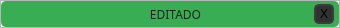
<?xml version="1.0" encoding="UTF-8"?>
<ui version="4.0">
 <class>MainWindow</class>
 <widget class="QMainWindow" name="MainWindow">
  <property name="geometry">
   <rect>
    <x>0</x>
    <y>0</y>
    <width>340</width>
    <height>28</height>
   </rect>
  </property>
  <property name="sizePolicy">
   <sizepolicy hsizetype="Preferred" vsizetype="Preferred">
    <horstretch>0</horstretch>
    <verstretch>0</verstretch>
   </sizepolicy>
  </property>
  <property name="minimumSize">
   <size>
    <width>340</width>
    <height>28</height>
   </size>
  </property>
  <property name="maximumSize">
   <size>
    <width>340</width>
    <height>28</height>
   </size>
  </property>
  <property name="windowTitle">
   <string>MainWindow</string>
  </property>
  <widget class="QWidget" name="centralwidget">
   <layout class="QHBoxLayout" name="horizontalLayout">
    <property name="spacing">
     <number>0</number>
    </property>
    <property name="leftMargin">
     <number>0</number>
    </property>
    <property name="topMargin">
     <number>0</number>
    </property>
    <property name="rightMargin">
     <number>0</number>
    </property>
    <property name="bottomMargin">
     <number>0</number>
    </property>
    <item>
     <widget class="QFrame" name="frame">
      <property name="frameShape">
       <enum>QFrame::StyledPanel</enum>
      </property>
      <property name="frameShadow">
       <enum>QFrame::Raised</enum>
      </property>
      <layout class="QHBoxLayout" name="horizontalLayout_2">
       <property name="spacing">
        <number>0</number>
       </property>
       <property name="leftMargin">
        <number>0</number>
       </property>
       <property name="topMargin">
        <number>0</number>
       </property>
       <property name="rightMargin">
        <number>0</number>
       </property>
       <property name="bottomMargin">
        <number>0</number>
       </property>
       <item>
        <widget class="QFrame" name="frame_popup">
         <property name="maximumSize">
          <size>
           <width>450</width>
           <height>16777215</height>
          </size>
         </property>
         <property name="styleSheet">
          <string notr="true">background-color: rgb(57, 173, 84);
border-radius:5px;</string>
         </property>
         <property name="frameShape">
          <enum>QFrame::StyledPanel</enum>
         </property>
         <property name="frameShadow">
          <enum>QFrame::Raised</enum>
         </property>
         <layout class="QHBoxLayout" name="horizontalLayout_5">
          <property name="spacing">
           <number>0</number>
          </property>
          <property name="leftMargin">
           <number>36</number>
          </property>
          <property name="topMargin">
           <number>0</number>
          </property>
          <property name="rightMargin">
           <number>5</number>
          </property>
          <property name="bottomMargin">
           <number>0</number>
          </property>
          <item>
           <widget class="QLabel" name="label_popup_2">
            <property name="font">
             <font>
              <family>Quicksand</family>
             </font>
            </property>
            <property name="styleSheet">
             <string notr="true">color: rgb(35, 35, 35);</string>
            </property>
            <property name="text">
             <string>EDITADO</string>
            </property>
            <property name="alignment">
             <set>Qt::AlignCenter</set>
            </property>
           </widget>
          </item>
          <item>
           <widget class="QPushButton" name="close_popup_2">
            <property name="maximumSize">
             <size>
              <width>20</width>
              <height>20</height>
             </size>
            </property>
            <property name="styleSheet">
             <string notr="true">QPushButton{
	background-color:rgb(50, 50, 50);
	border:2px solid rgb(60, 60, 60);
	border-radius:5px;
}
QPushButton:hover{
	background-color:rgb(60, 60, 60);
	border: 2px solid rgb(70, 70, 70);
}
QPushButton:pressed{
	background-color:rgb(250, 230, 0);
	border: 2px solid rgb(255, 165, 24);
	color: rgb(35, 35, 35);
}</string>
            </property>
            <property name="text">
             <string>X</string>
            </property>
           </widget>
          </item>
         </layout>
        </widget>
       </item>
      </layout>
     </widget>
    </item>
   </layout>
  </widget>
 </widget>
 <resources/>
 <connections/>
</ui>
